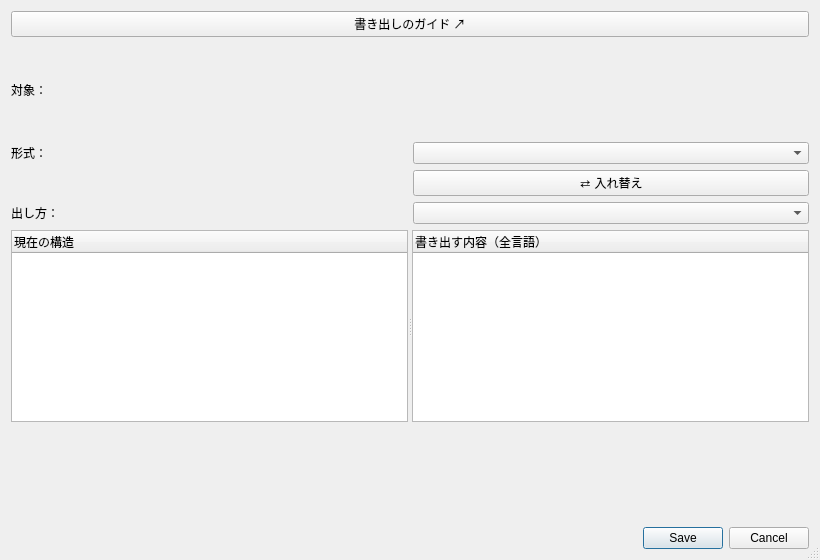
<?xml version="1.0" encoding="UTF-8"?>
<ui version="4.0">
 <class>GlossaryExportDialog</class>
 <widget class="QDialog" name="GlossaryExportDialog">
  <property name="windowTitle"><string>用語集を書き出す</string></property>
  <property name="sizeGripEnabled"><bool>true</bool></property>
  <property name="geometry"><rect><x>0</x><y>0</y><width>820</width><height>560</height></rect></property>
  <layout class="QVBoxLayout" name="layoutExport">
   <item><widget class="QPushButton" name="buttonGuideGlossaryExport"><property name="text"><string>書き出しのガイド ↗</string></property><property name="toolTip"><string>オンラインガイドをブラウザで開きます。</string></property><property name="autoDefault"><bool>false</bool></property></widget></item>
   <item><widget class="QLabel" name="labelScope"><property name="text"><string>対象：</string></property><property name="textFormat"><enum>Qt::TextFormat::PlainText</enum></property><property name="wordWrap"><bool>true</bool></property></widget></item>
   <item><layout class="QHBoxLayout" name="layoutFormat">
    <item><widget class="QLabel" name="labelFormat"><property name="text"><string>形式：</string></property></widget></item>
    <item><widget class="QComboBox" name="comboExportFormat"/></item>
   </layout></item>
   <item><layout class="QHBoxLayout" name="layoutDirection">
    <item><widget class="QLabel" name="labelExportDirection"><property name="text"><string/></property></widget></item>
    <item><widget class="QPushButton" name="buttonSwapExport"><property name="text"><string>⇄ 入れ替え</string></property></widget></item>
   </layout></item>
   <item><layout class="QHBoxLayout" name="layoutMode">
    <item><widget class="QLabel" name="labelMode"><property name="text"><string>出し方：</string></property></widget></item>
    <item><widget class="QComboBox" name="comboExportMode"/></item>
   </layout></item>
   <item><widget class="QSplitter" name="splitterPreview">
    <property name="orientation"><enum>Qt::Orientation::Horizontal</enum></property>
    <property name="childrenCollapsible"><bool>false</bool></property>
    <widget class="QTreeWidget" name="treeCurrent"><column><property name="text"><string>現在の構造</string></property></column></widget>
    <widget class="QTreeWidget" name="treeOutput"><column><property name="text"><string>書き出す内容（全言語）</string></property></column></widget>
   </widget></item>
   <item><widget class="QLabel" name="labelSummary"><property name="text"><string/></property><property name="wordWrap"><bool>true</bool></property></widget></item>
   <item><widget class="QDialogButtonBox" name="buttonBox"><property name="standardButtons"><set>QDialogButtonBox::StandardButton::Cancel|QDialogButtonBox::StandardButton::Save</set></property></widget></item>
  </layout>
 </widget>
 <resources/>
 <connections/>
</ui>
